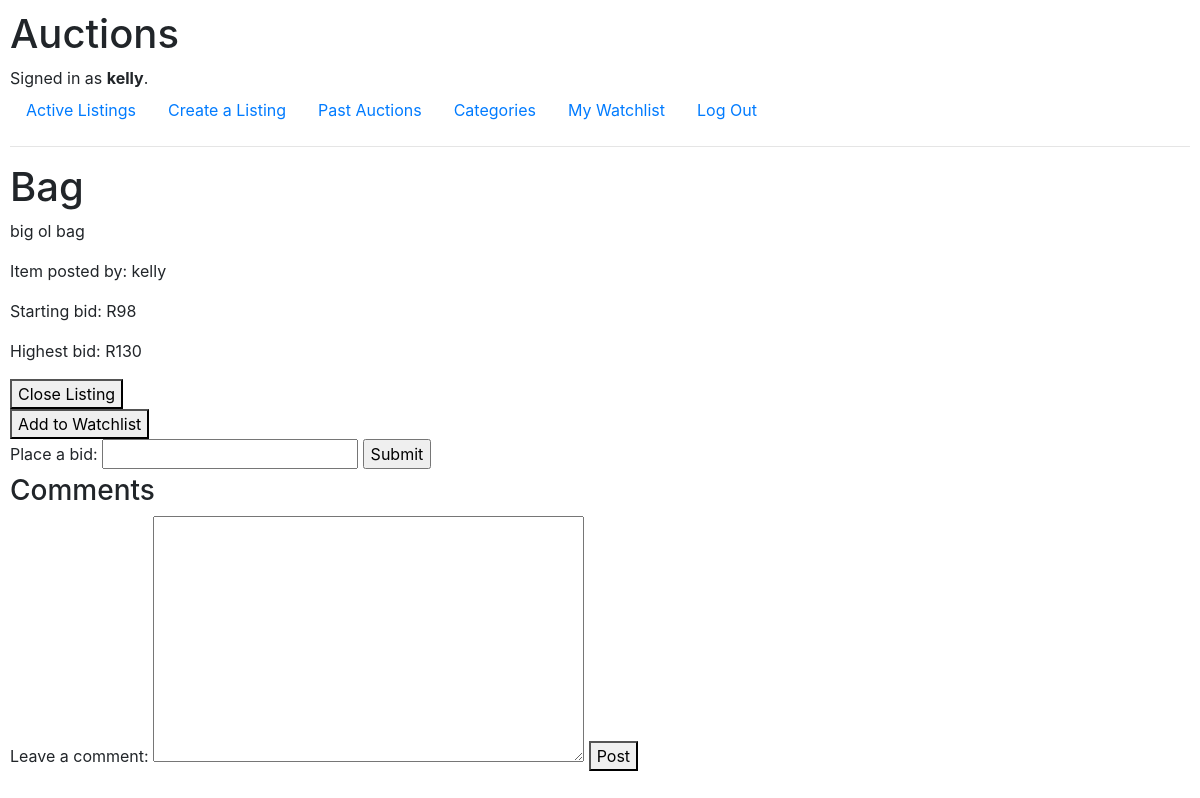
The page /listing/1 (signed in) on the database as committed earlier.
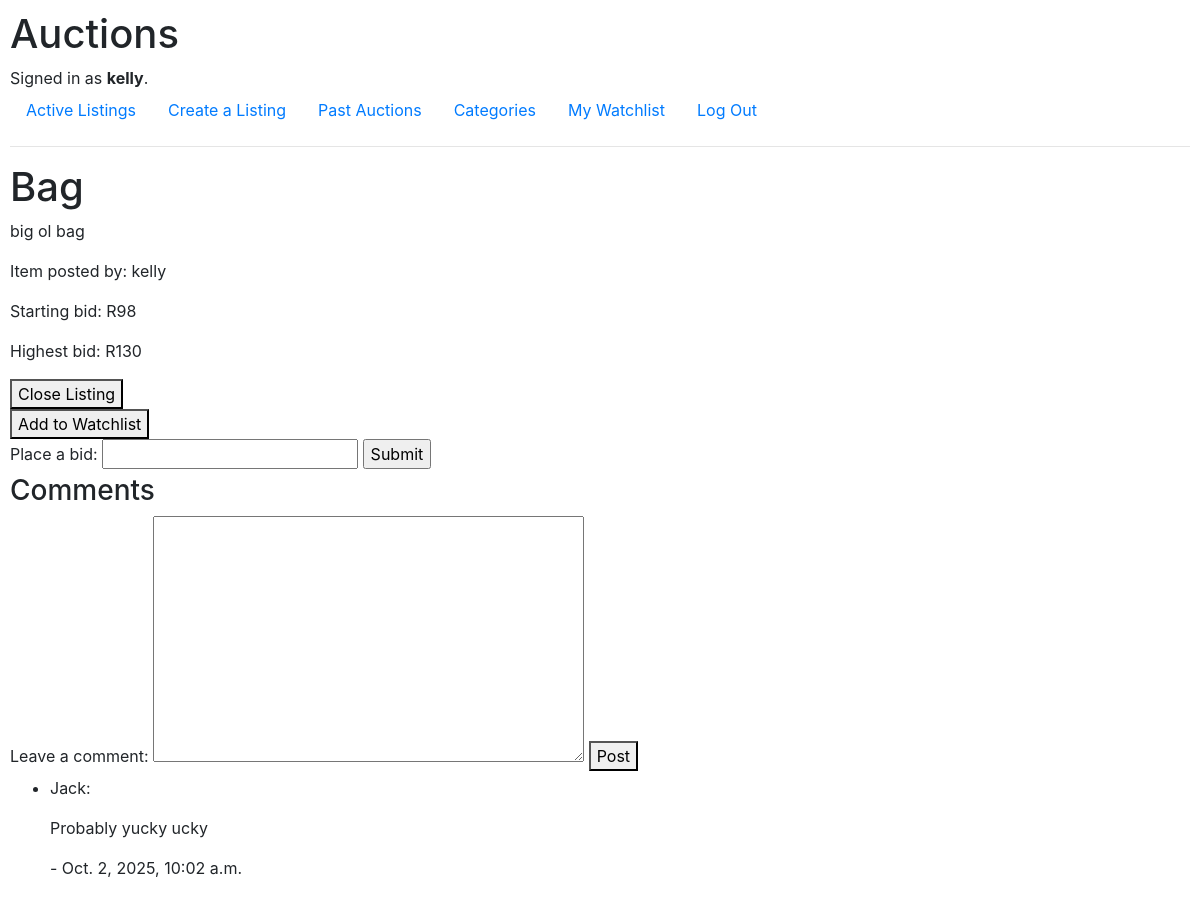
The same page on the database as committed later.
### auctions/models.py (models this page shows, shortened)
class Comment(models.Model):
    comment = models.TextField(null=True,blank=True)
    user = models.ForeignKey(User, on_delete=models.CASCADE, related_name='comments', null=True,blank=True)
    listing = models.ForeignKey(Listing, on_delete=models.CASCADE, related_name='comments', null=True, blank=True)
    created_at = models.DateTimeField(auto_now_add=True, blank=True,null=True)

class User(AbstractUser):
    pass

### auctions/views.py (the view)
# urls.py: path("listing/<int:item_id>", views.listing, name="listing"),
def listing(request, item_id):
    item = Listing.objects.get(pk=item_id)
    in_watchlist = Watchlist.objects.filter(user=request.user, listing=item).exists()
    comment_list = item.comments.all()
    return render(request, "auctions/listing.html", {
        "item": item,
        "highest_bid": item.bids.order_by("-bid_amount").first(),
        "in_watchlist": in_watchlist,
        "comment_form": NewCommentForm(),
        "comment_list": comment_list
    })

### auctions/views.py
class NewCommentForm(forms.ModelForm):
    class Meta:
        model = Comment
        fields = ["comment"]
        labels = {
            "comment": "Leave a comment",
        }

### auctions/templates/auctions/listing.html (shortened to what this page needs)
{% extends "auctions/layout.html" %}
{% block body %}
    <h1>{{ item.title.capitalize }}</h1>
    <p>{{ item.description }}</p>
    <p>Item posted by: {{ item.user.username }}</p>
    <p>Starting bid: R{{ item.starting_bid }}</p>
    {% if item.active %}
         {% if item.bids.all %}
             <p>Highest bid: R{{ highest_bid.bid_amount }}</p>
         {% else %}
            <p>No bids yet. Be the first to bid!</p>
         {% endif %}
        {% if request.user == item.user and item.active %}
            <form action="{% url 'close_listing' item_id=item.id %}" method="post">
                <button type="submit">Close Listing</button>
            </form>
        {% endif %}
        {% if user.is_authenticated  %}
            {% if in_watchlist  %}
                <form action="{% url 'remove_watchlist' item_id=item.id %}" method="post">
                    {% csrf_token %}
                    <button type="submit">Remove from Watchlist</button>
                </form>
            {% else %}
                <form action="{% url 'add_watchlist' item_id=item.id %}" method="post">
                    <button type="submit">Add to Watchlist</button>
                </form>
            {% endif %}
            <form action="{% url 'new_bid' item_id=item.id %}" method="POST">
            <label for="new_bid_input">Place a bid:</label>
                {% if highest_bid %}
                    <input id="new_bid_input" type="number" name="new_bid" min={{ highest_bid.bid_amount }} step="0.01">
                {% else %}
                    <input id="new_bid_input" type="number" name="new_bid" min={{ item.starting_bid }} step="0.01">
                {% endif %}
            <input type="submit">
            </form>
        {% elif not user.is_authenticated %}
            <p>You must <a href="{% url 'login' %}">Log in</a> to place a bid.</p>
        {% endif %}
    {% endif %}
    <h3>Comments</h3>
    <form action="{% url 'make_comment' item_id=item.id %}" method="post">
        {{ comment_form }}
    <button type="submit">Post</button>
    </form>
    {% if comment_list %}
    <ul>
        {% for thought in comment_list %}
            <li>
            <div id="comment_box">
                <p>{{ thought.user }}:</p>
                <p>{{ thought.comment }}</p>
                <p>- {{ thought.created_at }}</p>
            </div>
            </li>
        {% endfor %}
    </ul>
    {% endif %}
{% endblock %}

Rows that differ between the two databases and show on the page:
added Comment: user "Jack", comment "Probably yucky ucky", created_at "Oct. 2, 2025, 10:02 a.m."
